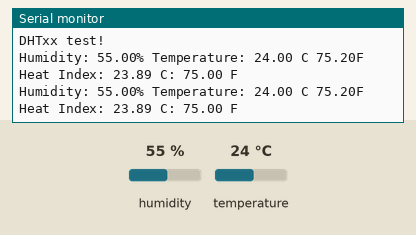
Bench run of a program on a simulated ESP32. Parts: the last lines printed to the serial monitor. The inputs (shaded band) are chosen by the test bench; at power-on: humidity 55 %, temperature 24 °C.

Above: at 4.8 s.
4.9 s: humidity set to 22 %
At 6.5 s:
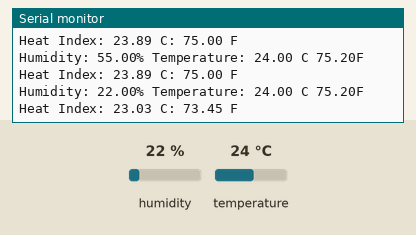
7.9 s: temperature set to 12 °C
At 8.9 s:
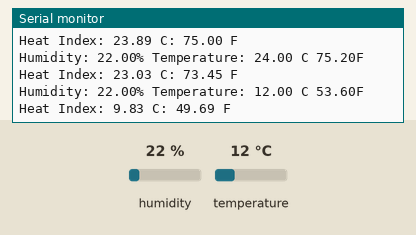
10.9 s: humidity set to 40 %
At 12.6 s:
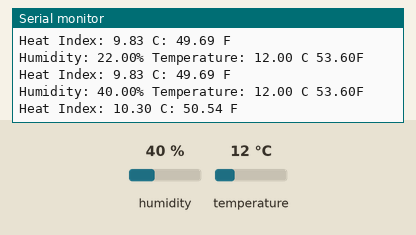
Timing chart, 0 to 14.1 s (numbered marks = the images above; inputs shaded):
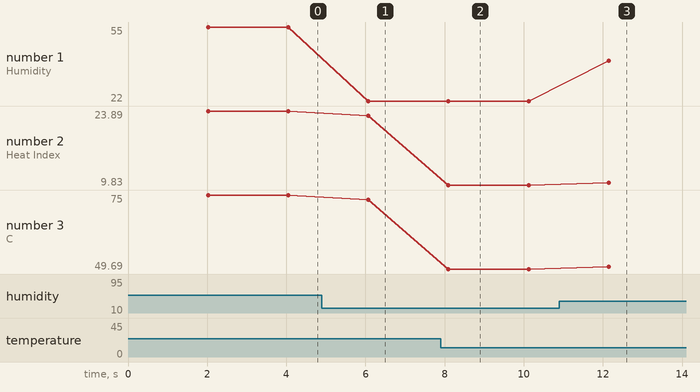

The program:

main.cpp
```cpp
#include <Arduino.h>
#include "DHT.h"
#define DHTPIN 4
#define DHTTYPE DHT11

DHT dht(DHTPIN, DHTTYPE);

void setup(){
Serial.begin(115200);
Serial.println(F("DHTxx test!"));
dht.begin();


}

void loop(){
delay(2000);
float h = dht.readHumidity();
float t = dht.readTemperature();
float f = dht.readTemperature(true);

if (isnan(h) || isnan(t) || isnan(f)){
  Serial.println("it hit the fan...");
  return;
}

float hif = dht.computeHeatIndex(f,h);
float hic = dht.computeHeatIndex(t,h,false);
Serial.print(F("Humidity: "));
Serial.print(h);
Serial.print(F("% Temperature: "));
Serial.print(t);
Serial.print(F(" C "));
Serial.print(f);
Serial.println(F("F "));
Serial.print(F("Heat Index: "));
Serial.print(hic);
Serial.print(F(" C: "));
Serial.print(hif);
Serial.println(F(" F "));
Serial.println();

}
```

Measured:
- after the input at 4.9 s, the serial monitor: prints a new line after 1.2 s (image 1)
- after the input at 7.9 s, the serial monitor: prints a new line after 0.20 s (image 2)
- after the input at 10.9 s, the serial monitor: prints a new line after 1.2 s (image 3)
- plotted number 1: 55 → 22 after the input at 4.9 s, 22 → 40 after the input at 10.9 s
- plotted number 2: 23.89 → 23.03 after the input at 4.9 s, 23.03 → 9.83 after the input at 7.9 s, 9.83 → 10.3 after the input at 10.9 s
- plotted number 3: 75 → 73.45 after the input at 4.9 s, 73.45 → 49.69 after the input at 7.9 s, 49.69 → 50.54 after the input at 10.9 s
